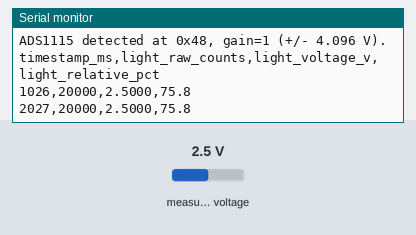
Recording of a sketch running on a simulated ESP32. Parts: the last lines printed to the serial monitor. The test bench sets the inputs (shaded band); at power-on: measured voltage 2.5 V.

Above: at 2.2 s.
2.3 s: measured voltage set to 0.1 V
At 3.6 s:
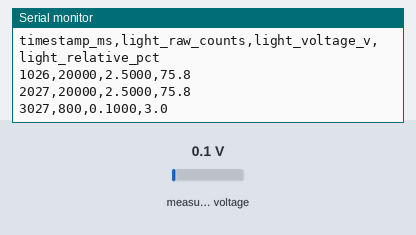
3.8 s: measured voltage set to 1.2 V
At 4.6 s:
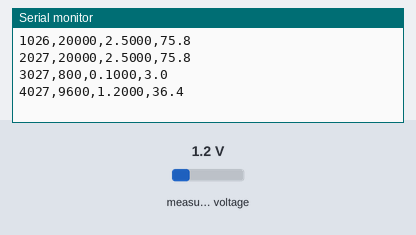
Timing chart, 0 to 6.8 s (numbered marks = the images above; inputs shaded):
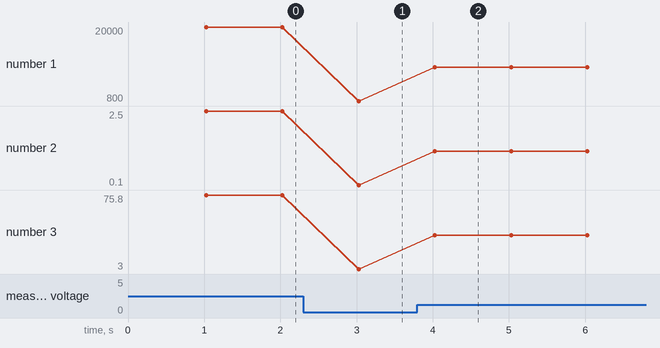

Measured:
- after the input at 2.3 s, the serial monitor: prints a new line after 0.73 s (image 1)
- after the input at 3.8 s, the serial monitor: prints a new line after 0.23 s (image 2)
- plotted number 1: 20000 → 800 after the input at 2.3 s, 800 → 9600 after the input at 3.8 s
- plotted number 2: 2.5 → 0.1 after the input at 2.3 s, 0.1 → 1.2 after the input at 3.8 s
- plotted number 3: 3 → 36.4 after the input at 3.8 s

The sketch:

PT550_Bringup.ino
```cpp
/*
 * PT550 Ambient-Light Bring-up - smart-tank Session 08
 *
 * Standalone validation BEFORE integrated testing:
 *   PT550 analog output -> ADS1115 A3 (ADS1115 at 0x48, SDA GPIO8/SCL GPIO9).
 *
 * Reporting per 02_Hardware_Bringup/PT550_Analog_Light_Bringup_Guide.md:
 *   - raw ADS1115 counts;
 *   - voltage;
 *   - relative percentage against the selected voltage reference.
 *
 * IMPORTANT: this is a relative light signal. It is NOT calibrated lux,
 * PAR, or PPFD, and must never be reported as such.
 *
 * No Wi-Fi, no credentials, no other sensors in this sketch.
 */

#include <Wire.h>
#include <Adafruit_ADS1X15.h>

constexpr int SDA_PIN = 8;          // locked wiring (ADS1115 guide)
constexpr int SCL_PIN = 9;
constexpr uint8_t ADS_ADDR = 0x48;
constexpr int LIGHT_CHANNEL = 3;    // PT550 on A3 (baseline lock)
constexpr float REFERENCE_V = 3.3f; // relative scale reference

constexpr uint32_t REPORT_INTERVAL_MS = 1000;

Adafruit_ADS1115 ads;
bool adsReady = false;

void setup() {
  Serial.begin(115200);
  delay(1000);

  Serial.println();
  Serial.println("=== smart-tank S08 PT550 standalone bring-up ===");
  Serial.printf("I2C: SDA=GPIO%d SCL=GPIO%d, ADS1115 at 0x%02X, light input A3\n",
                SDA_PIN, SCL_PIN, ADS_ADDR);
  Serial.println("Value is a RELATIVE light signal - not lux/PAR/PPFD.");

  Wire.begin(SDA_PIN, SCL_PIN);
  adsReady = ads.begin(ADS_ADDR, &Wire);

  if (!adsReady) {
    Serial.println("ERROR: ADS1115 not detected at 0x48.");
    return;
  }

  ads.setGain(GAIN_ONE);
  Serial.println("ADS1115 detected at 0x48, gain=1 (+/- 4.096 V).");
  Serial.println("timestamp_ms,light_raw_counts,light_voltage_v,light_relative_pct");
}

void loop() {
  if (!adsReady) {
    delay(1000);
    return;
  }

  static uint32_t lastReport = 0;
  if (millis() - lastReport < REPORT_INTERVAL_MS) {
    delay(5);
    return;
  }
  lastReport = millis();

  const int16_t raw = ads.readADC_SingleEnded(LIGHT_CHANNEL);
  const float voltage = ads.computeVolts(raw);
  const float relativePct = constrain((voltage / REFERENCE_V) * 100.0f, 0.0f, 100.0f);

  Serial.printf("%lu,%d,%.4f,%.1f\n",
                (unsigned long)millis(), raw, voltage, relativePct);
}
```
